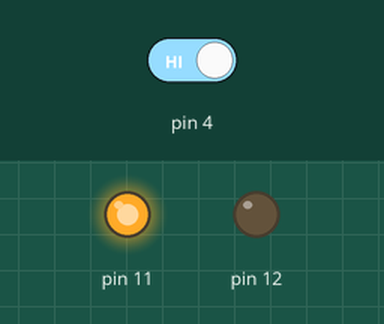
Simulated run of this sketch. Board: Arduino Uno, built with avr-gcc and run on an emulated ATmega328P. Parts: output pins drawn as LEDs (lit = HIGH). The test bench sets the inputs (shaded band); at power-on: pin 4 HIGH.

Above: at 1.2 s.
1.3 s: pin 4 driven LOW
At 2.2 s:
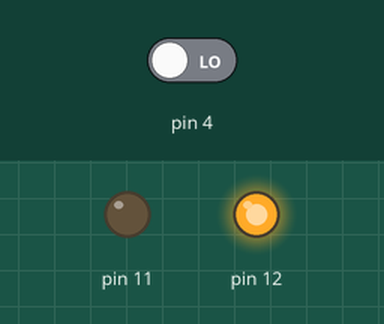
2.8 s: pin 4 driven HIGH
At 3.4 s:
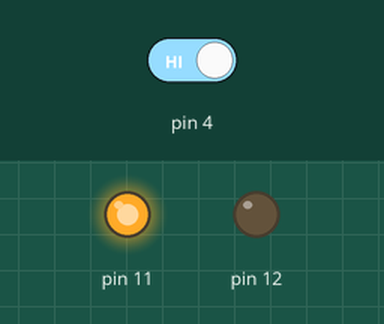
Timing chart, 0 to 5.8 s (numbered marks = the images above; inputs shaded):
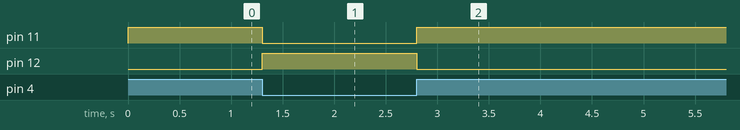

The sketch:

sketch_jun15a.ino
```cpp
void setup() {
  // put your setup code here, to run once:
  pinMode(4 , INPUT);
  pinMode(11 , OUTPUT);
  pinMode(12 , OUTPUT);
}

void loop() {
  if(digitalRead(4)==LOW ){
    digitalWrite(12 , HIGH);
    digitalWrite(11 , LOW);
    }
    else{
      digitalWrite(11 , HIGH);
      digitalWrite(12 , LOW);
      }

}
```

Measured:
- after the input at 1.3 s, pin 11: HIGH → LOW at once; pin 12: LOW → HIGH at once
- after the input at 2.8 s, pin 11: LOW → HIGH at once; pin 12: HIGH → LOW at once
